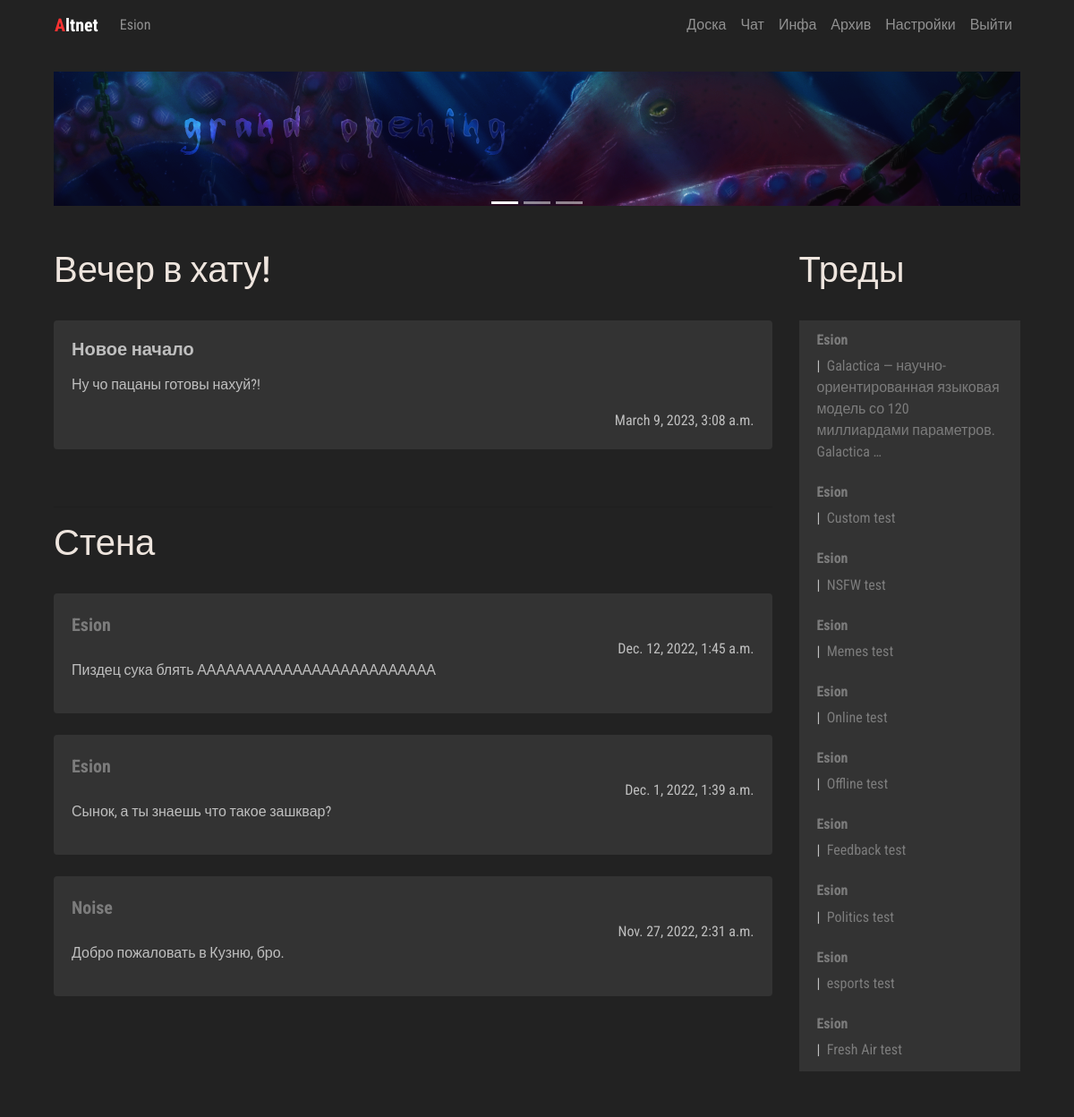
The page /manager/me/ (signed in) on the database its author committed.
### manager/models.py (models this page shows, shortened)
class AdminPublicPost(models.Model):
    post_author = models.ForeignKey(User, on_delete=models.CASCADE)
    post_title = models.CharField('Post title', max_length=100)
    post_text = models.CharField('Post text', max_length=10000)
    post_date = models.DateTimeField('Post date', auto_now=True)
    language_code = models.IntegerField(null=True, blank=True, default=0)

class UserPublicPost(models.Model):
    post_author = models.CharField('Message Author', max_length=150, null=False, blank=False)
    post_text = models.CharField('Post text', max_length=250)
    post_date = models.DateTimeField('Post date', auto_now=True)
    language_code = models.IntegerField(null=True, blank=True, default=0)

### board/models.py (models this page shows, shortened)
class Thread(models.Model):
    def was_published_recently(self):
        now = timezone.now()
        return now - datetime.timedelta(days=1) <= self.pub_date <= now
    thread_title = models.CharField('Thread title', max_length=100)
    thread_text = models.TextField('Thread text', max_length=10000)
    pub_date = models.DateTimeField('Date published', auto_now=True)
    CATEGORY_CHOICES = [('Random', 'Random'), ('Broadcast', 'Broadcast'), ('Animation', 'Animation'),
                        ('Artwork', 'Artwork'), ('Cinematics', 'Cinematics'), ('Videogames', 'Videogames'),
                        ('Writing', 'Writing'), ('Fresh Air', 'Fresh Air'), ('Esports', 'Esports'),
                        ('Politics', 'Politics'), ('Feedback', 'Feedback'), ('HiTech', 'HiTech'),
                        ('Offline', 'Offline'), ('Online', 'Online'), ('Memes', 'Memes'),
                        ('NSFW', 'NSFW'), ('Custom', 'Custom')]
    category = models.CharField(max_length=100, choices=CATEGORY_CHOICES)
    thread_author = models.CharField('Thread Author', max_length=150, blank=False, null=False)
    was_published_recently.admin_order_field = 'pub_date'
    was_published_recently.boolean = True
    was_published_recently.short_description = 'Published recently?'
    thread_pic = models.ImageField(upload_to=user_thread_directory_path, blank=True, null=True)
    language_code = models.IntegerField(blank=True, null=True, default=0)
    visible = models.BooleanField(blank=False, null=False, default=True)

### manager/views.py (the view)
# urls.py: path('me/', views.meview, name='me'),
def meview(request):
    if request.user.is_authenticated:
        loc_option = Hikka.objects.get(user=request.user.id).language_code
    else:
        loc_option = 0
    latest_threads = Thread.objects.filter(language_code=loc_option).order_by('-pub_date')[:10]
    latest_posts = UserPublicPost.objects.filter(language_code=loc_option).order_by('-post_date')[:10]
    admin_posts = AdminPublicPost.objects.filter(language_code=loc_option).order_by('-post_date')[:10]
    context = {
        'loc': loc_resolver('home'),
        'lang': loc_option,
        'threads': latest_threads,
        'posts': latest_posts,
        'admins': admin_posts
    }
    print(loc_resolver('home'))
    return render(request, 'me.html', context)

### board/templatetags/loc_extra.py (called while the page is built)
@register.filter
def return_item(l, i):
    try:
        return l[i]
    except:
        return None

@register.filter
def random_message(l, i):
    try:
        return Me.greet(i)
    except:
        return None

### scripts/loc/Me.py (called while the page is built)
def greet(language_code):
    if language_code == 0:
        return WELCOME_RANDOM_EN[randint(0, 3)]
    elif language_code == 1:
        return WELCOME_RANDOM_RU[randint(0, 3)]

### scripts/localisation.py (called while the page is built, shortened)
def loc_resolver(specific):
    load = {}
    if specific == 'home':
        load['me'] = loc.Me
        load['UI'] = loc.UI
        load['errors'] = loc.Errors
        load['headers'] = loc.Headers
    elif specific == 'account':
        load['profile'] = loc.Profile
        load['errors'] = loc.Errors
        load['headers'] = loc.Headers
        load['UI'] = loc.UI
    elif specific == 'info':
        load['UI'] = loc.UI
        load['info'] = loc.Info
    return load

### manager/templates/me.html (shortened to what this page needs)
{% extends 'hat.html' %}
{% block content %}
{% load loc_extra %}
            <div class="row col-">
               <div class=" col-lg-9 col- content">
                  <br>
                  <div class="trds">
                     <main class="contentd" role="main">
                        <header>
                           <h1 data-text="{{ loc.me.greet|random_message:lang }}">{{ loc.me.greet|random_message:lang }}
                           </h1>
                        </header>
                     </main>
                  </div>
                  <br>
                  {% if admins %}
                  {% for admin in admins %}
                  <div class="card">
                     <div class="card-body">
                        <h4 class="card-title">
                           <p class="article"> {{ admin.post_title }} </p>
                        </h4>
                        {{ admin.post_text|linebreaks }}
                        <div class="d-flex flex-row-reverse">{{ admin.post_date }}</div>
                     </div>
                  </div>
                  <br />
                  {% endfor %}
                  {% else %}
                  {{ loc.errors.NO_AGENDA_POSTS|return_item:lang }}
                  {% endif %}
                  <br>
                  <hr>
                  <div class="trds">
                     <main class="contentd" role="main">
                        <header>
                           <h1 data-text="{{ loc.headers.PUBLIC_MESSAGES|return_item:lang }}">{{ loc.headers.PUBLIC_MESSAGES|return_item:lang }}
                           </h1>
                        </header>
                     </main>
                  </div>
                  <br>
                  {% if posts %}
                  {% for post in posts %}
                  <div class="card">
                     <div class="card-body">
                              <a class="article" href="{% url 'Board:guest' post.post_author%}"> {{ post.post_author }}</a>
                        <div class="d-flex flex-row-reverse">{{ post.post_date }}</div>
                        {{ post.post_text|linebreaks }}
                     </div>
                  </div>
                  <br />
                  {% endfor %}
                  {% else %}
                  {{ loc.errors.NO_PUBLIC_MESSAGES|return_item:lang }}
                  {% endif %}
               </div>
               <div class=" col-lg-3 col- left-sidebar">
                  <br>
                  <div class="trds">
                     <main class="contentd" role="main">
                        <header>
                           <h1 data-text="{{ loc.headers.THREADS|return_item:lang }}">{{ loc.headers.THREADS|return_item:lang }}
                           </h1>
                        </header>
                     </main>
                  </div>
                  <br>
                  {% if threads %}
                  <ul class="list-group">
                     {% for thread in threads %}
                     <li class="list-group-item">
                        <h6> <a class="userlk" href="{% url 'Board:guest' thread.thread_author %}">
                        {{ thread.thread_author }}</a> </h6>
                        |&nbsp;<a href="{% url 'Board:thread' thread.id %}"> {{ thread.thread_text|truncatewords:10 }}  </a>
                     </li>
                     {% endfor %}
                  </ul>
                  {% else %}
                  {{ loc.errors.NO_THREADS|return_item:lang }}
                  {% endif %}
                  <br>
               </div>
            </div>
{% endblock %}

### board/templates/hat.html (shortened to what this page needs)
<!DOCTYPE html>
{% load loc_extra %}
<html lang="en"><head>
	<link rel="stylesheet" href="https://stackpath.bootstrapcdn.com/bootstrap/4.3.1/css/bootstrap.min.css">
     {% load static %}
    <link rel="stylesheet" href=" {% static 'css/master.css' %} " type="text/css">
  </head>
  <body>
<div class="container">
   <nav class="navbar navbar-expand-lg navbar-dark" style="background-color: #222222;">
  <div class="collapse navbar-collapse" id="navbarTogglerDemo01">
    <a class="navbar-brand" href="{% url 'Manager:me' %}"><b><span style="color: #fc3232">A</span>ltnet</b></a>
    <ul class="navbar-nav mr-auto mt-2 mt-lg-0">
    {% if user.is_authenticated %}
         <li class="nav-item">
           <a class="nav-link" href="{% url 'Board:user' %}">{{ user.username }}</a>
      </li>
        {% else %}
        <li class="nav-item">
        <a class="nav-link" href="{% url 'Manager:login' %}">{{ loc.UI.LOG_IN|return_item:lang }}</a>
      </li>
        {% endif %}
    </ul>
     <ul class="navbar-nav  mt-2 mt-lg-0">
      <li class="nav-item">
        <a class="nav-link" href="{% url 'Board:board' %}">{{ loc.UI.BOARD|return_item:lang }}</a>
      </li>
      <li class="nav-item">
        <a class="nav-link" href="{% url 'Chat:chat' %}">{{ loc.UI.CHAT|return_item:lang }}</a>
      </li>
      <li class="nav-item">
        <a class="nav-link" href="{% url 'Paper:info' %}">{{ loc.UI.INFO|return_item:lang }}</a>
      </li>
      <li class="nav-item">
        <a class="nav-link" href="{% url 'Archive:index' %}">{{ loc.UI.ARCHIVE|return_item:lang }}</a>
      </li>
      <li class="nav-item">
        <a class="nav-link" href="#">{{ loc.UI.SETTINGS|return_item:lang }}</a>
      </li>
      <li class="nav-item">
        <a class="nav-link" href="{% url 'Manager:logout' %}">{{ loc.UI.LOG_OUT|return_item:lang }}</a>
      </li>
    </ul>
  </div>
</nav>
<div class="col-lg-12 head-block"><br>
<div id="carouselExampleControls" class="carousel slide" data-ride="carousel">
     <ol class="carousel-indicators">
    <li data-target="#carouselExampleControls" data-slide-to="0" class="active"></li>
    <li data-target="#carouselExampleControls" data-slide-to="1"></li>
    <li data-target="#carouselExampleControls" data-slide-to="2"></li>
  </ol>
  <div class="carousel-inner">
    <div class="carousel-item active">
      <img class="d-block w-100" src="{% static 'imgs/go.png' %}" alt="Second slide" height="150px">
    </div>
  </div>
<br>
</div>
{% block content %} {% endblock %}
<br>
    </div>
</div>
</body>
</html>

### static/css/master.css (style rules this page uses)
.head-block,.top-menu,.top-material,.left-sidebar,.content { background:#222222; margin-bottom:5px; }
.head-block { height:40px; }
.content { border: none; }
.head-block { height:150px; background:right center no-repeat; }
.card { background: #333333; border: none; }
.list-group, .list-group-item { background: #333333; border: none; }
.userlk { font-weight: bold; }
.article { font-weight: bold; font-size: 20px; }
body { font-family: 'Roboto Condensed', sans-serif; font-size: initial; }
a { color: #7c7c7c; font-size: initial; }
body { background: #222; color: #bfbfbf; }
.contentd header h1 { position:relative;color:#eee5de }
.contentd header h1:after, .contentd header h1:before { position:absolute;top:0;overflow:hidden;clip:rect(0,100vw,0,0);content:attr(data-text);background: #a9a9a9 }
.contentd header h1:before { left:-1vmin;animation:noise 7s infinite steps(3,end) alternate-reverse;color:#71fcff;text-shadow:.4vmin 0 #00f,-.2vmin 1vmin red }
.contentd header h1:after { left:1vmin;animation:noise-alt 5s infinite steps(3,end) alternate-reverse;color:#ff9eed;text-shadow:-2vmin 0 #ff0,.1vmin -1vmin #00f }
.trds { background: #none; }

### rows shown on the page
AdminPublicPost: post_title "Новое начало", post_text "Ну чо пацаны готовы нахуй?!", post_date "March 9, 2023, 3:08 a.m."
UserPublicPost: post_author "Esion", post_date "Dec. 12, 2022, 1:45 a.m.", post_text "Пиздец сука блять ААААААААААААААААААААААААА"
UserPublicPost: post_author "Esion", post_date "Dec. 1, 2022, 1:39 a.m.", post_text "Сынок, а ты знаешь что такое зашквар?"
UserPublicPost: post_author "Noise", post_date "Nov. 27, 2022, 2:31 a.m.", post_text "Добро пожаловать в Кузню, бро."
Thread: thread_author "Esion", thread_text "Galactica — научно-ориентированная языковая модель со 120 миллиардами параметров. Galactica …"
Thread: thread_author "Esion", thread_text "Custom test"
Thread: thread_author "Esion", thread_text "NSFW test"
Thread: thread_author "Esion", thread_text "Memes test"
Thread: thread_author "Esion", thread_text "Online test"
Thread: thread_author "Esion", thread_text "Offline test"
Thread: thread_author "Esion", thread_text "Feedback test"
Thread: thread_author "Esion", thread_text "Politics test"
Thread: thread_author "Esion", thread_text "esports test"
Thread: thread_author "Esion", thread_text "Fresh Air test"

### other values the page prints
{{ user.username }} "Esion"
{{ loc.UI.BOARD|return_item:lang }} "Доска"
{{ loc.UI.CHAT|return_item:lang }} "Чат"
{{ loc.UI.INFO|return_item:lang }} "Инфа"
{{ loc.UI.ARCHIVE|return_item:lang }} "Архив"
{{ loc.UI.SETTINGS|return_item:lang }} "Настройки"
{{ loc.UI.LOG_OUT|return_item:lang }} "Выйти"
{{ loc.me.greet|random_message:lang }} "Вечер в хату!"
{{ loc.headers.PUBLIC_MESSAGES|return_item:lang }} "Стена"
{{ loc.headers.THREADS|return_item:lang }} "Треды"
